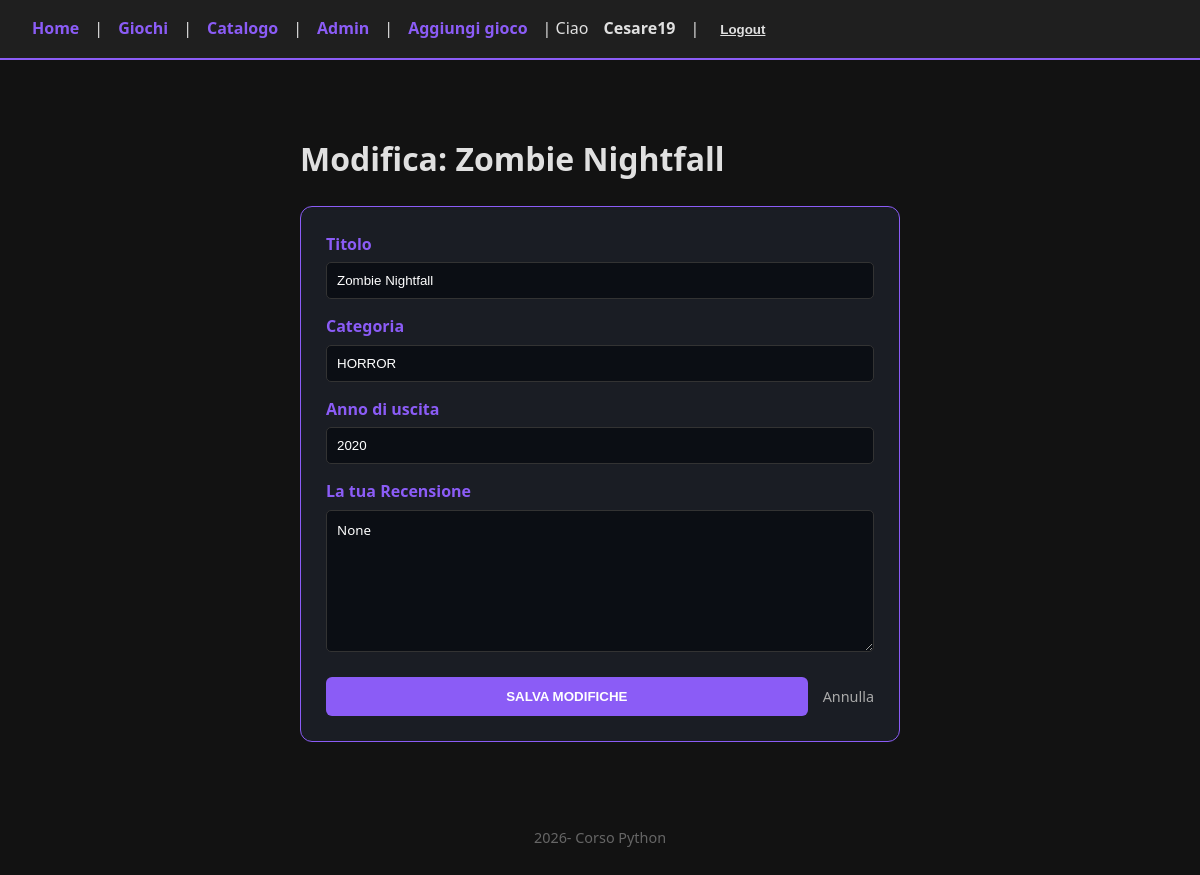
The app's page /modifica/4/ (signed in), older data.
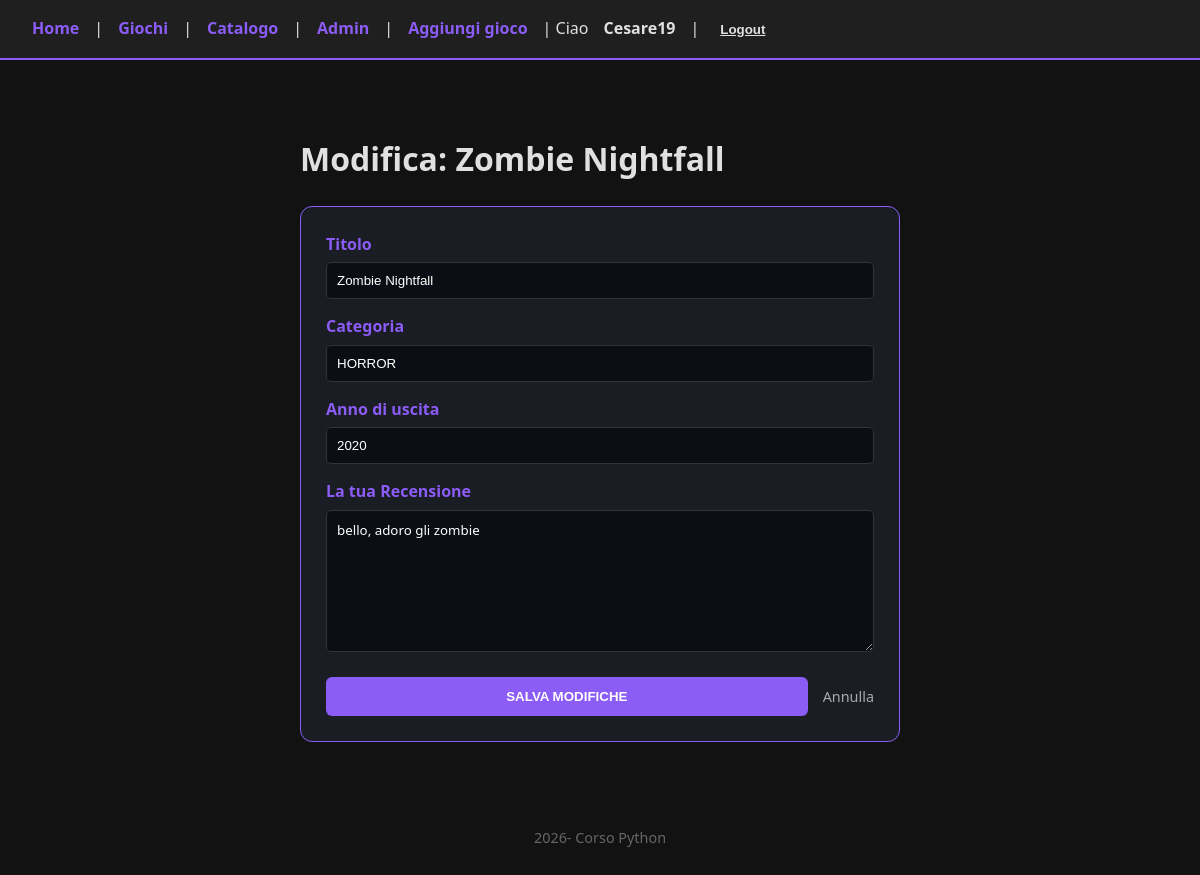
The same page, newer data.
### videoteca/models.py (models this page shows, shortened)
class Gioco(models.Model):
    titolo = models.CharField(max_length=200)
    categoria = models.CharField(max_length=100)
    anno = models.IntegerField()
    genere = models.CharField(max_length=100, null=True, blank=True)
    recensione = models.TextField(blank=True, null=True)

### videoteca/views.py (the view, shortened to what this page needs)
# urls.py: path('modifica/<int:id>/', views.modificagioco, name='modifica'),
@login_required
def modificagioco(request, id):
    gioco = Gioco.objects.get(id=id)
    return render(request, 'videoteca/modifica.html', {'gioco': gioco})

### videoteca/templates/videoteca/modifica.html (shortened to what this page needs)
{% extends 'base.html' %}
{% block content %}
<div style="max-width: 600px; margin: 0 auto; padding: 20px;">
    <h1>Modifica: {{ gioco.titolo }}</h1>
    <form method="POST" style="display: flex; flex-direction: column; gap: 15px; background: #1a1d24; padding: 25px; border-radius: 12px; border: 1px solid #8b5cf6;">
        <div style="display: flex; flex-direction: column; gap: 5px;">
            <label style="font-weight: bold; color: #8b5cf6;">Titolo</label>
            <input type="text" name="titolo" value="{{ gioco.titolo }}" required
                   style="padding: 10px; border-radius: 5px; border: 1px solid #333; background: #0b0e14; color: white;">
        </div>
        <div style="display: flex; flex-direction: column; gap: 5px;">
            <label style="font-weight: bold; color: #8b5cf6;">Categoria</label>
            <input type="text" name="categoria" value="{{ gioco.categoria }}" required
                   style="padding: 10px; border-radius: 5px; border: 1px solid #333; background: #0b0e14; color: white;">
        </div>
        <div style="display: flex; flex-direction: column; gap: 5px;">
            <label style="font-weight: bold; color: #8b5cf6;">Anno di uscita</label>
            <input type="number" name="anno" value="{{ gioco.anno }}" required
                   style="padding: 10px; border-radius: 5px; border: 1px solid #333; background: #0b0e14; color: white;">
        </div>
        <div style="display: flex; flex-direction: column; gap: 5px;">
            <label style="font-weight: bold; color: #8b5cf6;">La tua Recensione</label>
            <textarea name="recensione" placeholder="Cosa ne pensi di questo gioco?"
                      style="padding: 10px; border-radius: 5px; border: 1px solid #333; background: #0b0e14; color: white; min-height: 120px; font-family: inherit; resize: vertical;">{{ gioco.recensione }}</textarea>
        </div>
        <div style="display: flex; gap: 15px; margin-top: 10px; align-items: center;">
            <button type="submit" class="btn" style="background: #8b5cf6; color: white; border: none; padding: 12px 25px; border-radius: 6px; cursor: pointer; font-weight: bold; flex: 1;">
                SALVA MODIFICHE
            </button>
            <a href="{% url 'catalogo' %}" style="color: #aaa; text-decoration: none; font-size: 0.9rem;">Annulla</a>
        </div>
    </form>
</div>
{% endblock %}

Row changes from the older to the newer data that the page shows:
changed Gioco "Zombie Nightfall": recensione "None" → "bello, adoro gli zombie"
